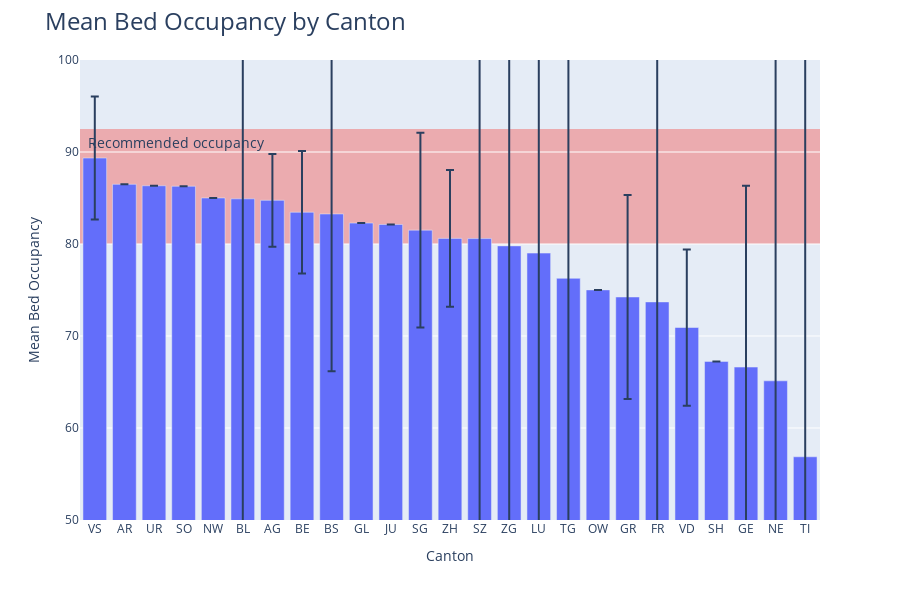

The notebook cell this image was saved under:
### Code cell
fig = px.bar(cantonal_occ, x='KT', y='mean', error_y='me', width=900, height=600,)

fig.update_yaxes(range=[50, 100])

fig.update_layout(
    uniformtext_minsize=16,
    uniformtext_mode='hide',
    title={
        'text': "Mean Bed Occupancy by Canton",
        'font': {'size': 24}
    },
    legend={
        'font': {'size': 16}
    },
    xaxis={'categoryorder': 'total descending'},
    xaxis_title="Canton",
    yaxis_title="Mean Bed Occupancy"
)

fig.add_hrect(y0=80, y1=92.5, fillcolor="lightcoral", opacity = 0.6, layer="below", line_width=0)

fig.add_annotation(x=0.5, y=91, text="Recommended occupancy", font_size=14,
                   showarrow=False, xshift=67)

fig.show()

### Figure 1 — Plotly figure (JSON) as saved in the notebook; plotly's stock layout.template omitted (floating-point values rounded to 4 significant figures)
{"data": [{"alignmentgroup": "True", "error_y": {"array": [5.04, null, 6.655, 35.41, 17.09, 41.51, 19.71, null, 11.08, null, 69.54, 297.3, null, null, 10.59, null, null, 47.68, 43.62, 43.27, null, 8.492, 6.69, 164.4, 7.438]}, "hovertemplate": "KT=%{x}<br>mean=%{y}<extra></extra>", "legendgroup": "", "marker": {"color": "#636efa", "pattern": {"shape": ""}}, "name": "", "offsetgroup": "", "orientation": "v", "showlegend": false, "textposition": "auto", "type": "bar", "x": ["AG", "AR", "BE", "BL", "BS", "FR", "GE", "GL", "GR", "JU", "LU", "NE", "NW", "OW", "SG", "SH", "SO", "SZ", "TG", "TI", "UR", "VD", "VS", "ZG", "ZH"], "xaxis": "x", "y": [84.75, 86.49, 83.45, 84.91, 83.27, 73.7, 66.62, 82.27, 74.24, 82.12, 79.01, 65.13, 85.0, 75.01, 81.5, 67.24, 86.28, 80.59, 76.27, 56.87, 86.33, 70.92, 89.35, 79.8, 80.61], "yaxis": "y"}], "layout": {"annotations": [{"font": {"size": 14}, "showarrow": false, "text": "Recommended occupancy", "x": 0.5, "xshift": 67, "y": 91}], "barmode": "relative", "height": 600, "legend": {"font": {"size": 16}, "tracegroupgap": 0}, "margin": {"t": 60}, "shapes": [{"fillcolor": "lightcoral", "layer": "below", "line": {"width": 0}, "opacity": 0.6, "type": "rect", "x0": 0, "x1": 1, "xref": "x domain", "y0": 80, "y1": 92.5, "yref": "y"}], "title": {"font": {"size": 24}, "text": "Mean Bed Occupancy by Canton"}, "uniformtext": {"minsize": 16, "mode": "hide"}, "width": 900, "xaxis": {"anchor": "y", "categoryorder": "total descending", "domain": [0, 1], "title": {"text": "Canton"}}, "yaxis": {"anchor": "x", "domain": [0, 1], "range": [50, 100], "title": {"text": "Mean Bed Occupancy"}}}}
